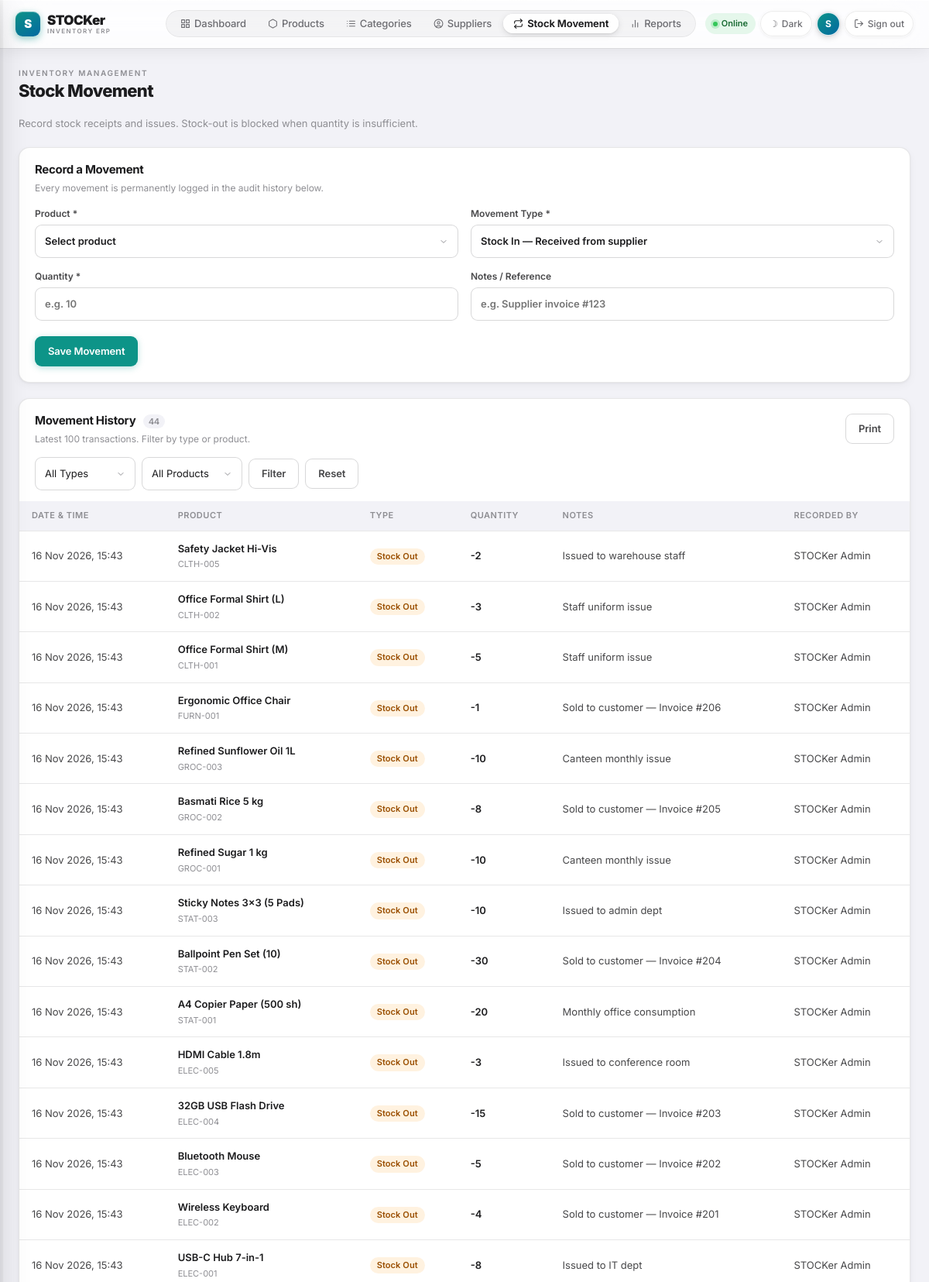
Screenshot of /stock.php (signed in, upper part) with the database file from the repository.
### tables this page shows
CREATE TABLE `stock_movements` (
  `id`            bigint(20) UNSIGNED NOT NULL AUTO_INCREMENT,
  `product_id`    int(10) UNSIGNED    NOT NULL,
  `movement_type` enum('IN','OUT')    NOT NULL,
  `quantity`      int(10) UNSIGNED    NOT NULL,
  `notes`         varchar(500)        DEFAULT NULL,
  `created_by`    int(10) UNSIGNED    DEFAULT NULL,
  `created_at`    timestamp           NOT NULL DEFAULT current_timestamp(),
  PRIMARY KEY (`id`),
  KEY `idx_movement_product` (`product_id`),
  KEY `idx_movement_date` (`created_at`),
  KEY `fk_movement_user` (`created_by`),
  CONSTRAINT `fk_movement_product` FOREIGN KEY (`product_id`) REFERENCES `products` (`id`) ON UPDATE CASCADE,
  CONSTRAINT `fk_movement_user` FOREIGN KEY (`created_by`) REFERENCES `users` (`id`) ON DELETE SET NULL ON UPDATE CASCADE
);

CREATE TABLE `products` (
  `id`            int(10) UNSIGNED NOT NULL AUTO_INCREMENT,
  `sku`           varchar(50)      NOT NULL,
  `name`          varchar(150)     NOT NULL,
  `category_id`   int(10) UNSIGNED DEFAULT NULL,
  `supplier_id`   int(10) UNSIGNED DEFAULT NULL,
  `description`   varchar(1000)    DEFAULT NULL,
  `cost_price`    decimal(12,2)    NOT NULL DEFAULT 0.00,
  `selling_price` decimal(12,2)    NOT NULL DEFAULT 0.00,
  `quantity`      int(10) UNSIGNED NOT NULL DEFAULT 0,
  `reorder_level` int(10) UNSIGNED NOT NULL DEFAULT 5,
  `image`         varchar(300)     DEFAULT NULL,
  `is_archived`   tinyint(1)       NOT NULL DEFAULT 0,
  `created_at`    timestamp        NOT NULL DEFAULT current_timestamp(),
  `updated_at`    timestamp        NOT NULL DEFAULT current_timestamp() ON UPDATE current_timestamp(),
  PRIMARY KEY (`id`),
  UNIQUE KEY `uq_sku` (`sku`),
  KEY `idx_product_name` (`name`),
  KEY `idx_product_qty` (`quantity`),
  KEY `fk_product_category` (`category_id`),
  KEY `fk_product_supplier` (`supplier_id`),
  CONSTRAINT `fk_product_category` FOREIGN KEY (`category_id`) REFERENCES `categories` (`id`) ON DELETE SET NULL ON UPDATE CASCADE,
  CONSTRAINT `fk_product_supplier` FOREIGN KEY (`supplier_id`) REFERENCES `suppliers` (`id`) ON DELETE SET NULL ON UPDATE CASCADE
);

CREATE TABLE `users` (
  `id`            int(10) UNSIGNED NOT NULL AUTO_INCREMENT,
  `username`      varchar(60)  NOT NULL,
  `password_hash` varchar(255) NOT NULL,
  `full_name`     varchar(120) NOT NULL,
  `created_at`    timestamp    NOT NULL DEFAULT current_timestamp(),
  PRIMARY KEY (`id`),
  UNIQUE KEY `uq_username` (`username`)
);

### config.php (called while the page is built, shortened)
<?php
function e(mixed $value): string {
    return htmlspecialchars((string)$value, ENT_QUOTES | ENT_SUBSTITUTE, 'UTF-8');
}

### stock.php (the view, shortened to what this page needs)
<?php
require_once 'config.php';
$pdo = db();
$histSql = 'SELECT sm.*, p.name AS product_name, p.sku, u.full_name
            FROM stock_movements sm
            JOIN products p ON p.id = sm.product_id
            LEFT JOIN users u ON u.id = sm.created_by
            WHERE 1=1';
$histParams = [];
$histSql .= ' ORDER BY sm.id DESC LIMIT 100';
$stmt = $pdo->prepare($histSql);
$stmt->execute($histParams);
$rows = $stmt->fetchAll();
require 'includes/header.php';
?>
<div class="page-actions">
  <p>Record stock receipts and issues. Stock-out is blocked when quantity is insufficient.</p>
</div>
<article class="panel">
  <div class="panel-head">
    <div>
      <h3>Record a Movement</h3>
      <p>Every movement is permanently logged in the audit history below.</p>
    </div>
  </div>
  <form method="post" class="form-grid">
    <label>Product *
      <select name="product_id" required>
        <option value="">Select product</option>
      </select>
    </label>
    <label>Movement Type *
      <select name="movement_type" required>
        <option value="IN">Stock In &mdash; Received from supplier</option>
      </select>
    </label>
    <label>Quantity *
      <input type="number" name="quantity" min="1" step="1" required placeholder="e.g. 10">
    </label>
    <label>Notes / Reference
      <input name="notes" maxlength="500" placeholder="e.g. Supplier invoice #123">
    </label>
    <div class="span-2 form-actions">
      <button class="btn primary" type="submit">Save Movement</button>
    </div>
  </form>
</article>
<article class="panel">
  <div class="panel-head">
    <div>
      <h3>Movement History <span class="count-badge"><?= count($rows) ?></span></h3>
      <p>Latest 100 transactions. Filter by type or product.</p>
    </div>
    <button class="btn secondary" onclick="window.print()" type="button">Print</button>
  </div>
  <form method="get" class="filters" style="padding-bottom:14px">
    <select name="type">
      <option value="">All Types</option>
    </select>
    <select name="product">
      <option value="0">All Products</option>
    </select>
    <button class="btn secondary" type="submit">Filter</button>
    <a class="btn ghost" href="stock.php">Reset</a>
  </form>
  <div class="table-wrap">
    <table>
      <thead>
        <tr><th>Date &amp; Time</th><th>Product</th><th>Type</th><th>Quantity</th><th>Notes</th><th>Recorded By</th></tr>
      </thead>
      <tbody>
      <?php foreach ($rows as $r): ?>
        <tr>
          <td><?= e(date('d M Y, H:i', strtotime($r['created_at']))) ?></td>
          <td><b><?= e($r['product_name']) ?></b><small class="subline"><?= e($r['sku']) ?></small></td>
          <td><span class="pill <?= $r['movement_type'] === 'IN' ? 'good' : 'warning' ?>"><?= $r['movement_type'] === 'IN' ? 'Stock In' : 'Stock Out' ?></span></td>
          <td><b><?= $r['movement_type'] === 'IN' ? '+' : '-' ?><?= (int)$r['quantity'] ?></b></td>
          <td><?= e($r['notes'] ?: '&mdash;') ?></td>
          <td><?= e($r['full_name'] ?? 'System') ?></td>
        </tr>
      <?php endforeach; ?>
      </tbody>
    </table>
  </div>
</article>
<?php require 'includes/footer.php'; ?>

### rows the page displays
stock_movements: created_at "16 Nov 2026, 15:43", product.name "Safety Jacket Hi-Vis", product.sku "CLTH-005", movement_type "Stock Out", quantity "2", notes "Issued to warehouse staff", created_by.full_name "STOCKer Admin"
stock_movements: created_at "16 Nov 2026, 15:43", product.name "Office Formal Shirt (L)", product.sku "CLTH-002", movement_type "Stock Out", quantity "3", notes "Staff uniform issue", created_by.full_name "STOCKer Admin"
stock_movements: created_at "16 Nov 2026, 15:43", product.name "Office Formal Shirt (M)", product.sku "CLTH-001", movement_type "Stock Out", quantity "5", notes "Staff uniform issue", created_by.full_name "STOCKer Admin"
stock_movements: created_at "16 Nov 2026, 15:43", product.name "Ergonomic Office Chair", product.sku "FURN-001", movement_type "Stock Out", quantity "1", notes "Sold to customer — Invoice #206", created_by.full_name "STOCKer Admin"
stock_movements: created_at "16 Nov 2026, 15:43", product.name "Refined Sunflower Oil 1L", product.sku "GROC-003", movement_type "Stock Out", quantity "10", notes "Canteen monthly issue", created_by.full_name "STOCKer Admin"
stock_movements: created_at "16 Nov 2026, 15:43", product.name "Basmati Rice 5 kg", product.sku "GROC-002", movement_type "Stock Out", quantity "8", notes "Sold to customer — Invoice #205", created_by.full_name "STOCKer Admin"
stock_movements: created_at "16 Nov 2026, 15:43", product.name "Refined Sugar 1 kg", product.sku "GROC-001", movement_type "Stock Out", quantity "10", notes "Canteen monthly issue", created_by.full_name "STOCKer Admin"
stock_movements: created_at "16 Nov 2026, 15:43", product.name "Sticky Notes 3x3 (5 Pads)", product.sku "STAT-003", movement_type "Stock Out", quantity "10", notes "Issued to admin dept", created_by.full_name "STOCKer Admin"
stock_movements: created_at "16 Nov 2026, 15:43", product.name "Ballpoint Pen Set (10)", product.sku "STAT-002", movement_type "Stock Out", quantity "30", notes "Sold to customer — Invoice #204", created_by.full_name "STOCKer Admin"
stock_movements: created_at "16 Nov 2026, 15:43", product.name "A4 Copier Paper (500 sh)", product.sku "STAT-001", movement_type "Stock Out", quantity "20", notes "Monthly office consumption", created_by.full_name "STOCKer Admin"
stock_movements: created_at "16 Nov 2026, 15:43", product.name "HDMI Cable 1.8m", product.sku "ELEC-005", movement_type "Stock Out", quantity "3", notes "Issued to conference room", created_by.full_name "STOCKer Admin"
stock_movements: created_at "16 Nov 2026, 15:43", product.name "32GB USB Flash Drive", product.sku "ELEC-004", movement_type "Stock Out", quantity "15", notes "Sold to customer — Invoice #203", created_by.full_name "STOCKer Admin"
stock_movements: created_at "16 Nov 2026, 15:43", product.name "Bluetooth Mouse", product.sku "ELEC-003", movement_type "Stock Out", quantity "5", notes "Sold to customer — Invoice #202", created_by.full_name "STOCKer Admin"
stock_movements: created_at "16 Nov 2026, 15:43", product.name "Wireless Keyboard", product.sku "ELEC-002", movement_type "Stock Out", quantity "4", notes "Sold to customer — Invoice #201", created_by.full_name "STOCKer Admin"
stock_movements: created_at "16 Nov 2026, 15:43", product.name "USB-C Hub 7-in-1", product.sku "ELEC-001", movement_type "Stock Out", quantity "8", notes "Issued to IT dept", created_by.full_name "STOCKer Admin"

### other values shown
$item['title'] "Dashboard"
$item['title'] "Products"
$item['title'] "Categories"
$item['title'] "Suppliers"
$item['title'] "Stock Movement"
$item['title'] "Reports"
$userInitial "S"
$pageTitle "Stock Movement"
count($rows) "44"
